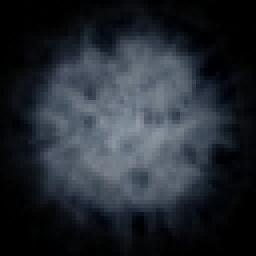
#> input picture xbtf_models/tex/true/101.jpg, 64 x 64 px, given as the content of the folder public/models, which was not available (shown 4 times larger)
$ python gen_all_normals.py
#> lines starting #> are read from the running program, lines starting #| are printed output that depends on the picture; pictures that were not available may be replaced by others from this repository, and a replacement may not be noted
import os
import argparse
import numpy as np
from PIL import Image
from scipy.ndimage import sobel, gaussian_filter

def generate_normal_map(input_path, output_path, strength=10.0, sigma=2.0):
#> called with input_path = '_only/101.jpg', output_path = '_only/101_normal.png', strength = 10, sigma = 2
    try:
        img = Image.open(input_path).convert('RGB')
#> img is the input picture: PIL image 64x64 RGB; mean R, G, B 37.1, 42.3, 49.6
        arr = np.array(img) / 255.0
        height = np.mean(arr, axis=2)
        hp = height - gaussian_filter(height, sigma=sigma)
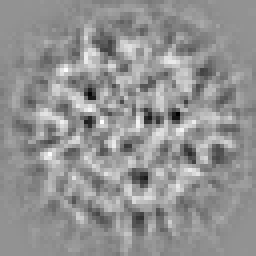
#> hp: shape (64, 64) float64 (shown 4 times larger); min -0.124, max 0.0917, mean -5.1e-18; drawn with min black and max white
        dx = sobel(hp, axis=0) * strength
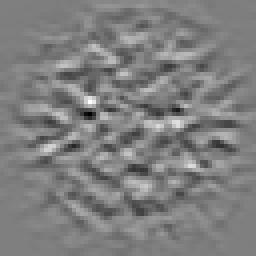
#> dx: shape (64, 64) float64 (shown 4 times larger); min -5.74, max 5.78, mean 0.00158; drawn with min black and max white
        dy = sobel(hp, axis=1) * strength
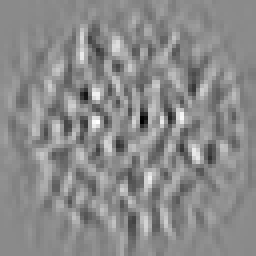
#> dy: shape (64, 64) float64 (shown 4 times larger); min -5.67, max 4.76, mean 0.00075; drawn with min black and max white
        dz = np.ones_like(height)
        magnitude = np.sqrt(dx**2 + dy**2 + dz**2)
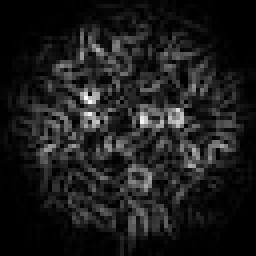
#> magnitude: shape (64, 64) float64 (shown 4 times larger); min 1, max 6.06, mean 1.57; drawn with min black and max white
        normal = np.dstack((-dy, -dx, dz)) / magnitude[..., None]
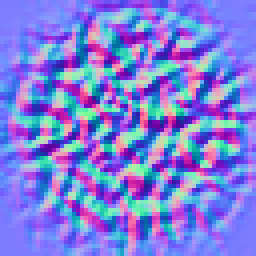
#> normal: shape (64, 64, 3) float64 (shown 4 times larger); mean of channels 0, 1, 2 0.000441, 0.000875, 0.734; drawn with min black and max white
        normal = (normal * 0.5 + 0.5) * 255
        Image.fromarray(normal.astype(np.uint8)).save(output_path)
        print(f"Generated: {output_path}")
    except Exception as e:
        print(f"Error processing {input_path}: {e}")

def main():
    parser = argparse.ArgumentParser(description='Generate normal maps for textures.')
    parser.add_argument('--soft', action='store_true', help='Generate soft normals (lower strength/sigma)')
    parser.add_argument('--force', action='store_true', help='Overwrite existing normal maps')
    args = parser.parse_args()

    strength = 4.0 if args.soft else 10.0
    sigma = 1.5 if args.soft else 2.0
    suffix = '_normal_soft.png' if args.soft else '_normal.png'

    base_dir = os.path.join('public', 'models')

    # Extensions to look for
    valid_exts = {'.jpg', '.jpeg', '.png'}
    # Suffixes to ignore (files that are already maps of some sort)
    ignore_suffixes = {'_normal', '_metallic', '_roughness', '_specular', '_emissive', '_light', '_ao', '_height'}

    count = 0
    print(f"Scanning {base_dir} for textures...")
    for root, dirs, files in os.walk(base_dir):
        for file in files:
            name, ext = os.path.splitext(file)
            if ext.lower() not in valid_exts:
                continue

            # Check ignores
            if any(name.endswith(s) for s in ignore_suffixes):
                continue

            # Check if it already looks like a generated file (sometimes people use different naming)
            if 'normal' in name.lower():
                continue

            input_path = os.path.join(root, file)
            output_path = os.path.join(root, name + suffix)

            if os.path.exists(output_path) and not args.force:
                # print(f"Skipping existing: {output_path}")
                continue

            generate_normal_map(input_path, output_path, strength, sigma)
            count += 1

    print(f"Finished. Generated {count} normal maps.")

if __name__ == '__main__':
    main()
